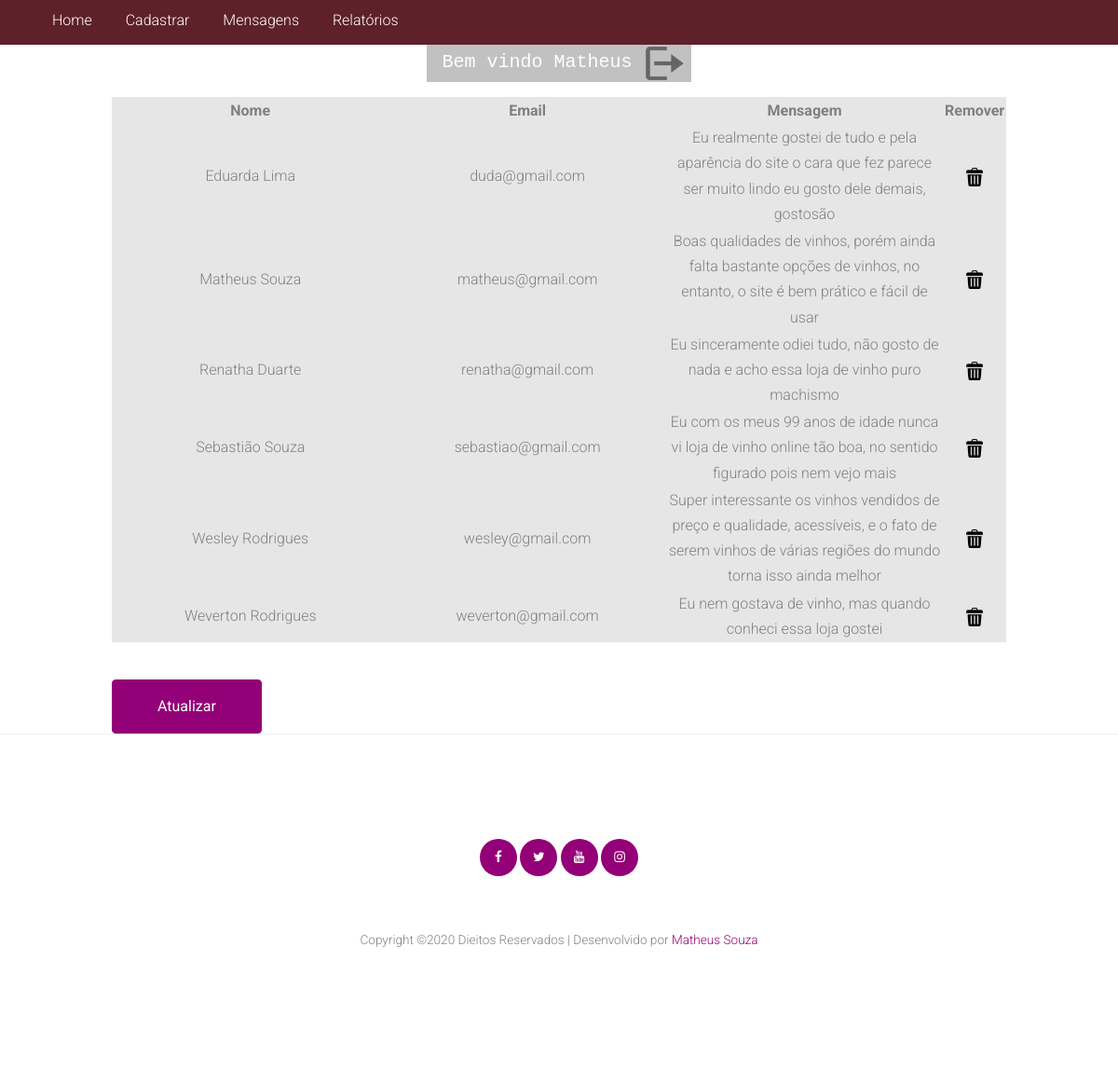
Page /admin/msg.php (signed in) on the committed database.
### tables this page shows
CREATE TABLE `usuario` (
  `id` int(11) NOT NULL,
  `nome` varchar(100) NOT NULL,
  `email` varchar(100) NOT NULL,
  `senha` char(32) NOT NULL,
  `perfil` varchar(30) NOT NULL
);

CREATE TABLE `contato` (
  `id` int(11) NOT NULL,
  `nome` varchar(50) NOT NULL,
  `email` varchar(100) NOT NULL,
  `telefone` varchar(14) NOT NULL,
  `mensagem` text NOT NULL,
  `hora_mensage` varchar(20) NOT NULL
);

### php/functions/function.php (called while the page is built, shortened)
<?php
	function getUsu($pdo, $id){
		$sql = "SELECT * FROM usuario WHERE id =".$id;
		$sbmt = $pdo->prepare($sql);
		$sbmt->execute();
		$r = $sbmt->fetchAll(PDO::FETCH_ASSOC);
		return $r;
	}
	function getMessage($pdo){
		$sql = "SELECT * FROM contato ORDER BY nome ASC";
		$sbmt = $pdo->prepare($sql);
		$sbmt->execute();
		$r = $sbmt->fetchAll(PDO::FETCH_ASSOC);
		return $r;
	}
?>

### admin/msg.php (the view, shortened to what this page needs)
<?php
	require "../php/header_admin.php";
	require_once "../php/functions/function.php";
	$r = getMessage($pdo);
?>
	<div class="conteiner_modify">
		<?php if (!empty($r)) { ?>
			<form action="msg.php?acao=up">
			<table>
				<tr>
					<th>Nome</th>
					<th>Email</th>
					<th>Mensagem</th>
					<th>Remover</th>
				</tr>
				<?php  foreach ($r as $result) : ?>
				<tr>
						<td style="width: 30%"><?php echo $result['nome']; ?></td>
						<td style="width: 30%"><?php echo $result['email']; ?></td>
						<td style="width: 30%"><?php echo $result['mensagem']; ?></td>
						<td style="width: 5%"><a href="" onclick="return chamarPhpAjax(<?php echo $result['id']; ?>);" > <img src="../images/icon/4.png" width="20" height="20"> </a></td>
				</tr>
				<?php endforeach ?>
			</table>
		<?php }else{
			echo "Sem Mensagens";
		} ?>
	</div>
	<div style="width: text-align: center; width: 80%; margin: auto; margin-top: 40px">
		<button type="submit" class="btn btn-primary py-3 px-5" >Atualizar</button>
	</div>
<?php require "../php/footer_admin.php";?>

### php/header_admin.php (shortened to what this page needs)
<?php
  $pdoConnection =  require_once "../php/conexao.php";
  if(!isset($_SESSION['id']) && !isset($_SESSION['perfil'])){
    echo "<script> alert ('Usuario não autenticado')</script>";
    header("Location: ../index.php");
  }elseif($_SESSION['perfil'] = "admin" ){
    require_once "../php/functions/function.php";
    $results = getUsu($pdoConnection, $_SESSION['id']);
    if (isset($results)){
      foreach ($results as $r){
        $nome = $r['nome'];
      }
    }
  }
?>
<!DOCTYPE html>
<html lang="pt-br">
<head>
  <link rel="stylesheet" href="fonts/icomoon/style.css">
  <link rel="stylesheet" href="../css/modify.css">
  <link rel="stylesheet" href="../css/bootstrap.min.css">
  <link rel="stylesheet" href="../css/jquery-ui.css">
  <link rel="stylesheet" href="../css/owl.carousel.min.css">
  <link rel="stylesheet" href="../css/owl.theme.default.min.css">
  <link rel="stylesheet" href="../css/owl.theme.default.min.css">
  <link rel="stylesheet" href="../css/jquery.fancybox.min.css">
  <link rel="stylesheet" href="../css/bootstrap-datepicker.css">
  <link rel="stylesheet" href="../fonts/flaticon/font/flaticon.css">
  <link rel="stylesheet" href="../css/aos.css">
  <link href="../css/jquery.mb.YTPlayer.min.css" media="all" rel="stylesheet" type="text/css">
  <link rel="stylesheet" href="../css/style.css">
</head>
<body class="admin-modify" data-spy="scroll" data-target=".site-navbar-target" data-offset="300">
          <div>
            <nav class="menu_modify" role="navigation">
              <ul class="ul-menu-modify">
                <li><a href="index.php" class="nav-link-modify">Home</a></li>
                <li><a href="form.php" class="nav-link-modify">Cadastrar</a></li>
                <li><a href="msg.php" class="nav-link-modify">Mensagens</a></li>
                <li><a href="relatorio.php" class="nav-link-modify">Relatórios</a></li>
              </ul>
            </nav>
            <div class="welcome_modify">
    <div class="subwelcome_modify">
      <p class="welcome-usu-modify"><a class="link-usu-modify" href="#" title="Ver perfil"><?php echo "Bem vindo ".$nome?></a>
      <a href="../php/logout.php" title="Sair"><img src="../images/icon/logout1.png" style="width: 45px; height: 40px;"></a>
    </p>
    </div>
    </div>
          </div>

### php/footer_admin.php (shortened to what this page needs)
<div class="footer">
      <div class="container">
        <div class="row">
          <div class="col-12 text-center">
            <div class="social-icons">
              <a href="#"><span class="icon-facebook"></span></a>
              <a href="#"><span class="icon-twitter"></span></a>
              <a href="#"><span class="icon-youtube"></span></a>
              <a href="#"><span class="icon-instagram"></span></a>
            </div>
          </div>
        </div>
        <div class="row">
          <div class="col-12">
            <div class="copyright">
                <p>
                    Copyright &copy;<script>document.write(new Date().getFullYear());</script> Dieitos Reservados | Desenvolvido por <a href="https://github.com/Matheus-Souza710" target="_blank" >Matheus Souza</a>
                    </p>
            </div>
          </div>
        </div>
      </div>
  </div>
</body>
</html>

### css/modify.css (style rules this page uses)
.admin-modify { background-color: white; }
.welcome_modify { width: 100%; margin-top: -16px; }
.subwelcome_modify { background-color: #999999; width: 17.8rem; margin: auto; padding-right: 5px; text-align: center; opacity: 0.6; }
.welcome-usu-modify { margin-left: 15px; }
.menu_modify { width: 100%; background-color: #5E2129; }
.ul-menu-modify { padding-top: 0.5rem; height: 3rem; list-style-type: none; }
.ul-menu-modify li { display: inline-block; }
.nav-link-modify { color: white; padding:0.5rem 1rem }
.link-usu-modify { color: white; font-size: 20px; font-family: courier,helvetica,time-new-roman; }
.conteiner_modify { text-align: center; width: 80%; background: #e6e6e6; margin: auto; }

### css/style.css (style rules this page uses)
html { overflow-x: hidden; }
body { background-color: #EEE; line-height: 1.7; color: gray; font-weight: 300; font-size: 1rem; }
a { -webkit-transition: .3s all ease; -o-transition: .3s all ease; transition: .3s all ease; }
.footer { font-size: .85rem; text-align: center; padding: 7rem 0; border-top: 1px solid #efefef; }
.social-icons { text-align: center; margin-bottom: 50px; }
.social-icons a { position: relative; display: inline-block; width: 40px; height: 40px; border-radius: 50%; background: #930077; color: #fff; top: 0; -webkit-transition: .3s all ease; -o-transition: .3s all ease; transition: .3s all ease; }
.social-icons a > span { position: absolute; top: 50%; left: 50%; -webkit-transform: translate(-50%, -50%); -ms-transform: translate(-50%, -50%); transform: translate(-50%, -50%); }

### rows in the picture
usuario: nome "Matheus"
contato: nome "Eduarda Lima", email "duda@gmail.com", mensagem "Eu realmente gostei de tudo e pela aparência do site o cara que fez parece ser muito lindo eu gosto dele demais, gostosão"
contato: nome "Matheus Souza", email "matheus@gmail.com", mensagem "Boas qualidades de vinhos, porém ainda falta bastante opções de vinhos, no entanto, o site é bem prático e fácil de usar"
contato: nome "Renatha Duarte", email "renatha@gmail.com", mensagem "Eu sinceramente odiei tudo, não gosto de nada e acho essa loja de vinho puro machismo"
contato: nome "Sebastião Souza", email "sebastiao@gmail.com", mensagem "Eu com os meus 99 anos de idade nunca vi loja de vinho online tão boa, no sentido figurado pois nem vejo mais"
contato: nome "Wesley Rodrigues", email "wesley@gmail.com", mensagem "Super interessante os vinhos vendidos de preço e qualidade, acessíveis, e o fato de serem vinhos de várias regiões do mundo torna isso ainda melhor"
contato: nome "Weverton Rodrigues", email "weverton@gmail.com", mensagem "Eu nem gostava de vinho, mas quando conheci essa loja gostei"
